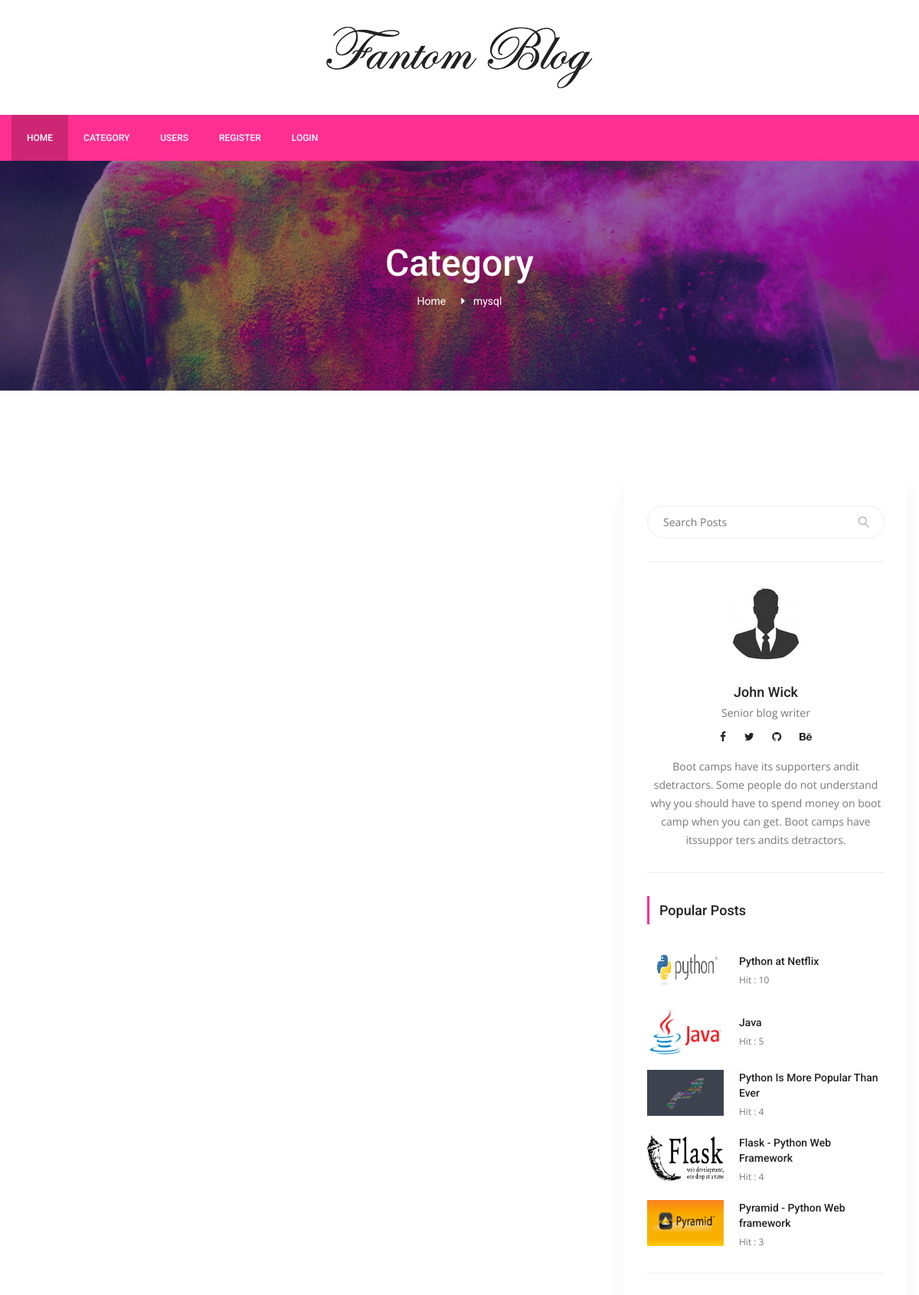
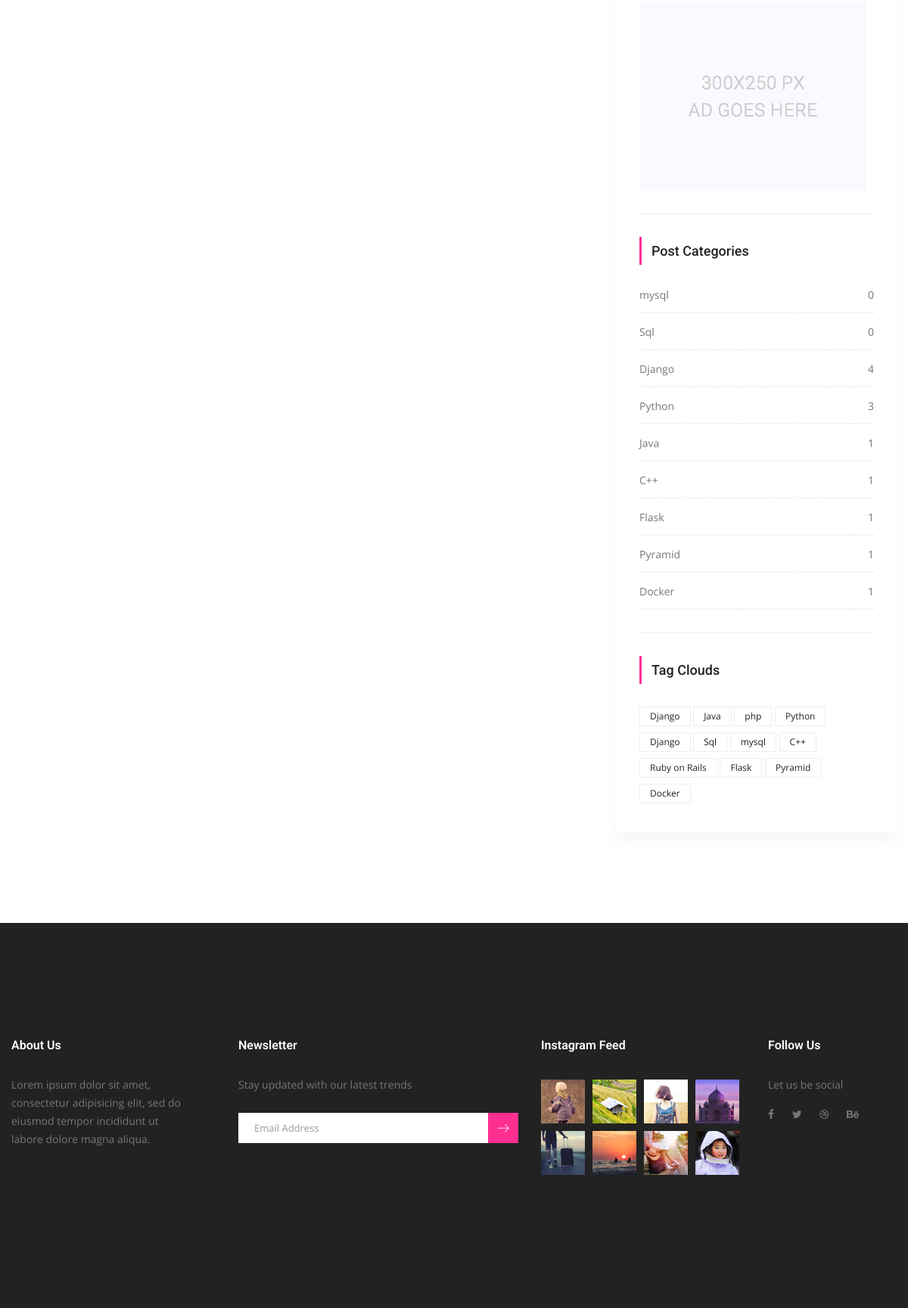
The app's page /category/1/mysql with its own data (2 pictures, top to bottom).
### posts/models.py (models this page shows, shortened)
class Category(models.Model):
    title = models.CharField(max_length=150)
    slug = models.SlugField(editable=False)
    def post_count(self):
        return self.posts.all().count()

class Post(models.Model):
    title = models.CharField(max_length=150)
    content = RichTextField()
    publishing_date = models.DateTimeField(auto_now_add=True)
    image = models.ImageField(blank=True,null=True,upload_to='uploads/')
    user = models.ForeignKey(settings.AUTH_USER_MODEL,on_delete=models.CASCADE)
    slug = models.SlugField(default="slug",editable=False)
    category = models.ForeignKey(Category,on_delete=models.CASCADE,default=1,related_name="posts")
    tag = models.ManyToManyField(Tag,related_name="posts",blank=True)
    slider_post = models.BooleanField(default=False)
    hit = models.PositiveIntegerField(default=0)

class Tag(models.Model):
    title = models.CharField(max_length=50)
    slug = models.SlugField(editable=False)
    def __str__(self):
        return self.title

### posts/views.py (the view)
# urls.py: path('category/<int:pk>/<slug:slug>',CategoryDetail.as_view(),name="category_detail"),
class CategoryDetail(ListView):
    model = Post
    template_name = 'categories/category_detail.html'
    context_object_name = 'posts'
    paginate_by = 3
    def get_queryset(self):
        self.category = get_object_or_404(Category,pk=self.kwargs['pk'])
        return Post.objects.filter(category=self.category).order_by('-id')
    def get_context_data(self, **kwargs):
        context = super(CategoryDetail, self).get_context_data(**kwargs)
        self.category = get_object_or_404(Category,pk=self.kwargs['pk'])
        context['category'] = self.category
        return context

### posts/templatetags/custom_tags.py (called while the page is built)
@register.simple_tag(name="categories")
def all_categories():
    return Category.objects.all()

@register.simple_tag(name="tags")
def all_tags():
    return Tag.objects.all()

@register.simple_tag(name="hit_posts")
def hit_posts():
    return Post.objects.order_by('-hit')[:5]

### templates/categories/category_detail.html (shortened to what this page needs)
{% extends 'base.html' %}
{% load static %}
{% block content %}
        <section class="banner_area">
            <div class="banner_inner d-flex align-items-center">
            	<div class="overlay bg-parallax" data-stellar-ratio="0.9" data-stellar-vertical-offset="0" data-background=""></div>
				<div class="container">
					<div class="banner_content text-center">
						<h2>Category</h2>
						<div class="page_link">
							<a href="{% url 'index' %}">Home</a>
							<a href="#">{{ category.title }}</a>
						</div>
					</div>
				</div>
            </div>
        </section>
        <section class="blog_area p_120">
            <div class="container">
                <div class="row">
                    <div class="col-lg-8">
                    </div>
                    {% include 'right_side.html' %}
                </div>
            </div>
        </section>
       {% endblock %}

### templates/right_side.html
{% load static %}
{% load custom_tags %}
<div class="col-lg-4">
                        <div class="blog_right_sidebar">
                            <aside class="single_sidebar_widget search_widget">
                                <form action="{% url 'search' %}" method="get">
                                <div class="input-group">
                                    <input type="text" class="form-control" placeholder="Search Posts" name="q">
                                    <span class="input-group-btn">
                                        <button class="btn btn-default" type="button"><i class="lnr lnr-magnifier"></i></button>
                                    </span>
                                </div></form>
                                <div class="br"></div>
                            </aside>
                            <aside class="single_sidebar_widget author_widget">
                                <img class="author_img rounded-circle" src="{% static 'img/blog/newindex.png' %}" alt="">
                                <h4>John Wick</h4>
                                <p>Senior blog writer</p>
                                <div class="social_icon">
                                    <a href="#"><i class="fa fa-facebook"></i></a>
                                    <a href="#"><i class="fa fa-twitter"></i></a>
                                    <a href="#"><i class="fa fa-github"></i></a>
                                    <a href="#"><i class="fa fa-behance"></i></a>
                                </div>
                                <p>Boot camps have its supporters andit sdetractors. Some people do not understand why you should have to spend money on boot camp when you can get. Boot camps have itssuppor ters andits detractors.</p>
                                <div class="br"></div>
                            </aside>
                            <aside class="single_sidebar_widget popular_post_widget">
                                <h3 class="widget_title">Popular Posts</h3>
                                {% hit_posts as posts %}
                                {% for post in posts %}
                                <div class="media post_item">
                                    <img src="{{ post.image.url }}" alt="post" style="width:100px;height:60px">
                                    <div class="media-body">
                                        <a href="{% url 'detail' post.pk post.slug %}"><h3>{{ post.title }}</h3></a>
                                        <p>Hit : {{ post.hit }}</p>
                                    </div>
                                </div>
                                {% endfor %}
                                <div class="br"></div>
                            </aside>
                            <aside class="single_sidebar_widget">
                                <a href="#"><img class="img-fluid" src="{% static "img/blog/add.jpg" %}" alt=""></a>
                                <div class="br"></div>
                            </aside>
                            <aside class="single_sidebar_widget post_category_widget">
                                <h4 class="widget_title">Post Categories</h4>
                                <ul class="list cat-list">
                                    {% categories as categories %}
                                    {% for category in categories %}
                                    <li>
                                        <a href="{% url 'category_detail' pk=category.id slug=category.slug %}" class="d-flex justify-content-between">
                                            <p>{{ category.title }}</p>
                                            <p>{{ category.post_count }}</p>
                                        </a>
                                    </li>
                                    {% endfor %}
                                </ul>
                                <div class="br"></div>
                            </aside>
                            <aside class="single-sidebar-widget tag_cloud_widget">
                                <h4 class="widget_title">Tag Clouds</h4>
                                <ul class="list">
                                    {% tags as labels %}
                                    {% for label in labels %}
                                    <li><a href="{% url 'tag_detail' label.slug %}">{{ label }}</a></li>
                                    {% endfor %}
                                </ul>
                            </aside>
                        </div>
                    </div>

### records on screen
Category: title "mysql", post_count "0"
Post: image (picture), title "Python at Netflix", hit "10"
Post: image (picture), title "Java", hit "5"
Post: image (picture), title "Python Is More Popular Than Ever", hit "4"
Post: image (picture), title "Flask - Python Web Framework", hit "4"
Post: image (picture), title "Pyramid - Python Web framework", hit "3"
Category: title "Sql", post_count "0"
Category: title "Django", post_count "4"
Category: title "Python", post_count "3"
Category: title "Java", post_count "1"
Category: title "C++", post_count "1"
Category: title "Flask", post_count "1"
Category: title "Pyramid", post_count "1"
Category: title "Docker", post_count "1"
Tag: title "Django"
Tag: title "Java"
Tag: title "php"
Tag: title "Python"
Tag: title "Django"
Tag: title "Sql"
Tag: title "mysql"
Tag: title "C++"
Tag: title "Ruby on Rails"
Tag: title "Flask"
Tag: title "Pyramid"
Tag: title "Docker"
